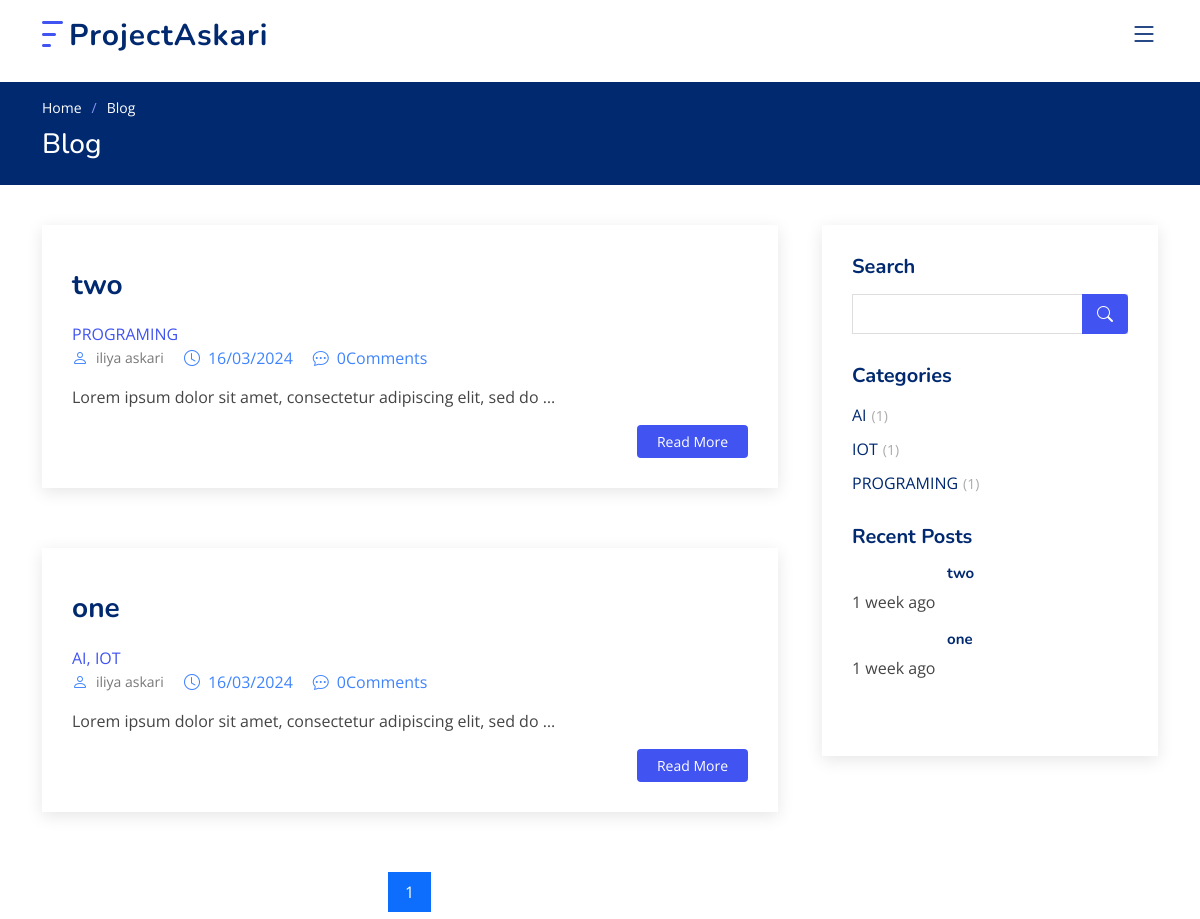
Before: /blog/ (upper part) with the older database file.
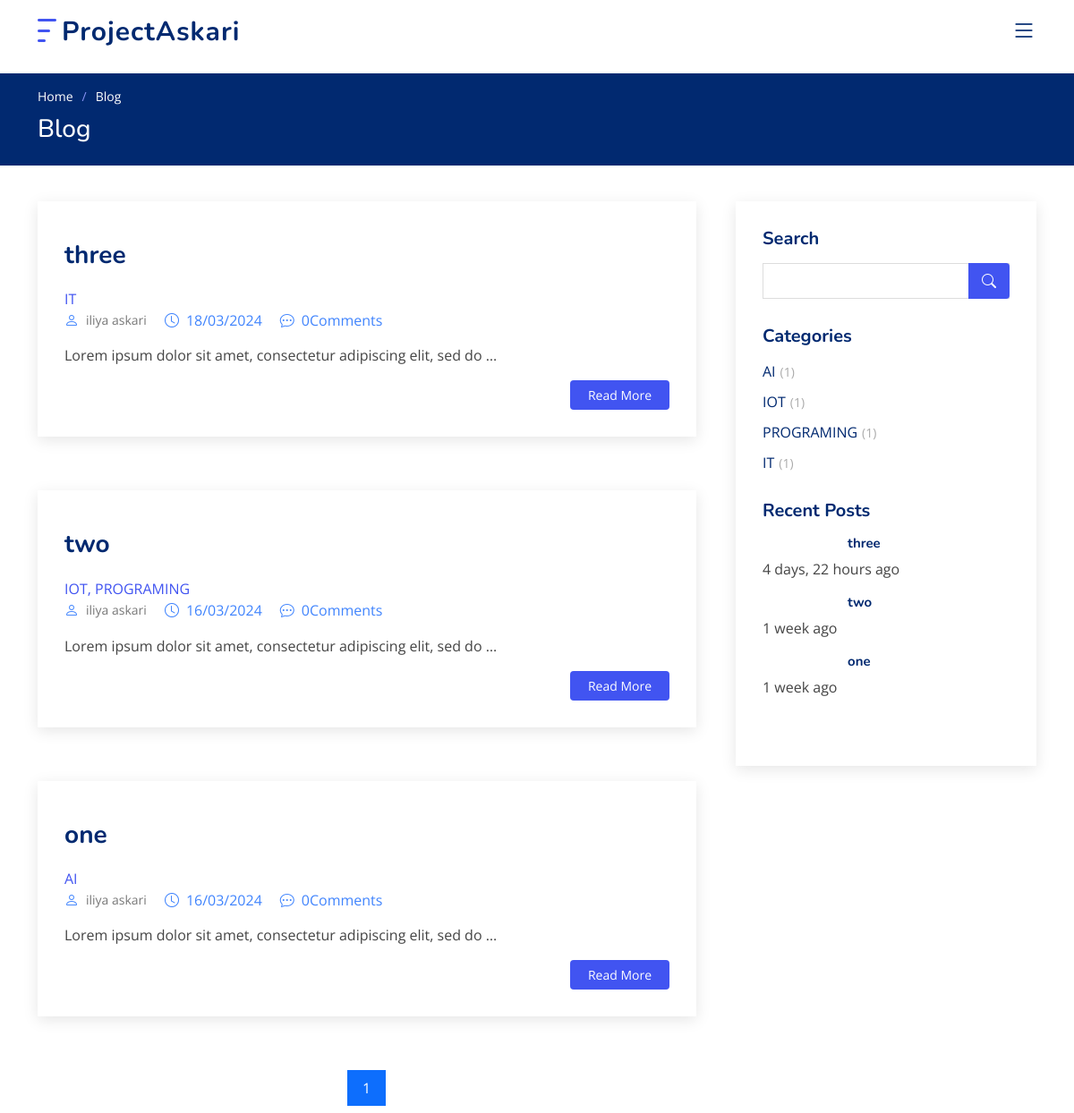
After: the same page with the newer database file.
### blog/models.py (models this page shows, shortened)
class Post(models.Model):
    image = models.ImageField(upload_to='blog/' , default='blog-1.jpg')
    title = models.CharField(max_length=255)
    author = models.ForeignKey(User, on_delete=models.SET_NULL , null=True)
    content = models.TextField()
    tag = TaggableManager()
    category = models.ManyToManyField(Category)
    counted_views = models.IntegerField(default=0)
    status = models.BooleanField(default=False)
    login_required = models.BooleanField(default=False)
    published_date = models.DateTimeField(null=True)
    created_date = models.DateTimeField(auto_now_add=True)
    uptodate = models.DateTimeField(auto_now=True)
    class Meta:
        ordering=['-created_date']

class Category(models.Model):
    name = models.CharField(max_length=255)

### blog/views.py (the view)
# urls.py: path('',blog_home,name='home'),
def blog_home(request , **kwargs):
    currnt_time = timezone.now()
    posts = Post.objects.filter(published_date__lte = currnt_time , status = 1)
    if kwargs.get('cat_name') != None:
        posts = posts.filter(category__name = kwargs['cat_name'])
    if kwargs.get('tag_name') != None:
        posts=posts.filter(tag__name__in=[kwargs['tag_name']])
    if kwargs.get('author_username') != None:
        posts = posts.filter(author__username =kwargs['author_username'])
    posts = Paginator( posts, 3)
    try :
        page_number = request.GET.get('page')
        posts = posts.get_page(page_number)
    except PageNotAnInteger:
        posts = posts.get_page(1)
    except EmptyPage :
        posts = posts.get_page(1)
    context = {'posts':posts }
    return render(request, 'blog/blog-home.html' , context)

### blog/templatetags/blog_tags.py (called while the page is built)
@register.inclusion_tag('blog/blog-caregories.html')
def postcategotys():
   currnt_time=timezone.now()
   posts = Post.objects.filter(status=1)
   categories = Category.objects.all()
   cat_dict = {}
   for category in categories:
      if posts.filter(category=category).exists():
         cat_dict[category.name] = posts.filter(category=category).count()
   return {'categories': cat_dict}

@register.inclusion_tag('blog/blog-recent-post.html')
def lastposts(arg=5):
    currnt_time=timezone.now()
    posts=Post.objects.filter(status=1 , published_date__lte=currnt_time).order_by('-published_date')[:arg]
    return {'posts':posts}

### templates/blog/blog-home.html (shortened to what this page needs)
{% extends "base.html" %}
{% load static %}
{% load blog_tags %}
{% block body %}
<main id="main">
  <section class="breadcrumbs">
    <div class="container">
      <ol>
        <li><a href="{% url 'web:index' %}">Home</a></li>
        <li>Blog</li>
      </ol>
      <h2>Blog</h2>
    </div>
  </section>
  <section id="blog" class="blog">
    <div class="container" data-aos="fade-up">
      <div class="row">
        <div class="col-lg-8 entries">
          {% for post in posts %}
          <article class="entry">
            <div class="entry-img">
            </div>
            <h2 class="entry-title">
              <a href="{% url 'blog:single'  pid=post.id%}">{{post.title}}</a>
            </h2>
            {% for cat in post.category.all %}
                <a href="{% url 'blog:category' cat_name=cat.name %}">{{cat.name}}{% if not forloop.last %},{% endif %}</a>
              {% endfor %}
            <div class="entry-meta">
              <ul>
                <li class="d-flex align-items-center"><i class="bi bi-person"></i> <a href="{% url 'blog:author' author_username=post.author.username %}">{{post.author.get_full_name}}</a></li>
                <li class="d-flex align-items-center"><i class="bi bi-clock"></i><time datetime="2020-01-01">{{post.published_date|date:"d/m/Y"}}</time></li>
                <li class="d-flex align-items-center"><i class="bi bi-chat-dots"></i>{{posts.comments|length}}Comments</a></li>
              </ul>
            </div>
            <div class="entry-content">
              <p>
                {{post.content|safe|truncatewords:10}}
              </p>
              <div class="read-more">
                <a href="{% url 'blog:single'  pid=post.id%}">Read More</a>
              </div>
            </div>
          </article>
          {% endfor %}
          <nav class="blog-pagination justify-content-center d-flex">
            <ul class="pagination">
                {% for i in posts.paginator.page_range %}
                    {% if posts.number == i %}
                        <li class="page-item active"><a href="?page={{i}}" class="page-link">{{i}}</a></li>
                    {% else %}
                        <li class="page-item"><a href="?page={{i}}" class="page-link">{{i}}</a></li>
                    {% endif %}
                {% endfor %}
            </ul>
        </nav>
        </div>
        <div class="col-lg-4">
          <div class="sidebar">
            {% include 'blog/blog-search.html' %}
            {% postcategotys %}
            {% lastposts %}
          </div>
        </div>
      </div>
    </div>
  </section>
</main>
{% endblock %}

### templates/base.html (shortened to what this page needs)
{% load static %}
{% load compress %}
<!DOCTYPE html>
<html lang="en">
<head>
    {% compress css %}
    <link href="{% static 'assets/vendor/aos/aos.css' %}" rel="stylesheet">
    <link href="{% static 'assets/vendor/bootstrap/css/bootstrap.min.css' %}" rel="stylesheet">
    <link href="{% static 'assets/vendor/bootstrap-icons/bootstrap-icons.css' %}" rel="stylesheet">
    <link href="{% static 'assets/vendor/glightbox/css/glightbox.min.css' %}" rel="stylesheet">
    <link href="{% static 'assets/vendor/remixicon/remixicon.css' %}" rel="stylesheet">
    <link href="{% static 'assets/vendor/swiper/swiper-bundle.min.css' %}" rel="stylesheet">
    <link href="{% static 'assets/css/style.css' %}" rel="stylesheet">
    {% endcompress %}
</head>
<body>
    <header id="header" class="header fixed-top">
        <div class="container-fluid container-xl d-flex align-items-center justify-content-between">
            <a href="{% url 'web:index' %}" class="logo d-flex align-items-center">
                <img src="{% static 'assets/img/logo.png' %}" alt="">
                <span>ProjectAskari</span>
            </a>
            <nav id="navbar" class="navbar">
                <i class="bi bi-list mobile-nav-toggle"></i>
            </nav>
        </div>
    </header>
    {% block body %}
    {% endblock %}
</body>
</html>

### templates/blog/blog-search.html
<h3 class="sidebar-title">Search</h3>
            <div class="sidebar-item search-form">
              <form action="{% url 'blog:search' %}" method="get">
                <input type="text" name="s">
                <button type="submit"><i class="bi bi-search"></i></button>
              </form>
            </div>

### templates/blog/blog-caregories.html
{% load static %}
{% load blog_tags %}
<h3 class="sidebar-title">Categories</h3>
<div class="sidebar-item categories">
  <ul>
    {% for name,count in categories.items %}
        <li><a href="{% url 'blog:category' cat_name=name %}">{{name}}<span>({{count}})</span></a></li>
        {% endfor %}
  </ul>
</div>

### templates/blog/blog-recent-post.html (shortened to what this page needs)
{% load static %}
{% load humanize %}
{% load blog_tags %}
<h3 class="sidebar-title">Recent Posts</h3>
            <div class="sidebar-item recent-posts">
              {% for post in posts %}
              <div class="post-item clearfix">
                <h4><a href="{% url 'blog:single'  pid=post.id %}">{{post.title}}</a></h4>
                <p>{{post.published_date|naturaltime}}</p>
                {% endfor %}
              </div>
            </div>

### statics/assets/css/style.css (style rules this page uses)
:root { scroll-behavior: smooth; }
body { font-family: "Open Sans", sans-serif; color: #444444; }
a { color: #4154f1; text-decoration: none; }
h1, h2, h3, h4, h5, h6 { font-family: "Nunito", sans-serif; }
section { padding: 60px 0; overflow: hidden; }
.breadcrumbs { padding: 15px 0; background: #012970; min-height: 40px; margin-top: 82px; color: #fff; }
.breadcrumbs h2 { font-size: 28px; font-weight: 500; }
.breadcrumbs ol { display: flex; flex-wrap: wrap; list-style: none; padding: 0 0 10px 0; margin: 0; font-size: 14px; }
.breadcrumbs ol a { color: #fff; transition: 0.3s; }
.breadcrumbs ol li+li { padding-left: 10px; }
.breadcrumbs ol li+li::before { display: inline-block; padding-right: 10px; color: #8894f6; content: "/"; }
.header { transition: all 0.5s; z-index: 997; padding: 20px 0; }
.header .logo { line-height: 0; }
.header .logo img { max-height: 40px; margin-right: 6px; }
.header .logo span { font-size: 30px; font-weight: 700; letter-spacing: 1px; color: #012970; font-family: "Nunito", sans-serif; margin-top: 3px; }
.navbar { padding: 0; }
.mobile-nav-toggle { color: #012970; font-size: 28px; cursor: pointer; display: none; line-height: 0; transition: 0.5s; }
@media (max-width: 1200px) { .mobile-nav-toggle { display: block; } }
.blog { padding: 40px 0 20px 0; }
.blog .entry { padding: 30px; margin-bottom: 60px; box-shadow: 0 4px 16px rgba(0, 0, 0, 0.1); }
.blog .entry .entry-img { max-height: 440px; margin: -30px -30px 20px -30px; overflow: hidden; }
.blog .entry .entry-title { font-size: 28px; font-weight: bold; padding: 0; margin: 0 0 20px 0; }
.blog .entry .entry-title a { color: #012970; transition: 0.3s; }
.blog .entry .entry-meta { margin-bottom: 15px; color: #4084fd; }
.blog .entry .entry-meta ul { display: flex; flex-wrap: wrap; list-style: none; align-items: center; padding: 0; margin: 0; }
.blog .entry .entry-meta ul li+li { padding-left: 20px; }
.blog .entry .entry-meta i { font-size: 16px; margin-right: 8px; line-height: 0; }
.blog .entry .entry-meta a { color: #777777; font-size: 14px; display: inline-block; line-height: 1; }
.blog .entry .entry-content p { line-height: 24px; }
.blog .entry .entry-content .read-more { -moz-text-align-last: right; text-align-last: right; }
.blog .entry .entry-content .read-more a { display: inline-block; background: #4154f1; color: #fff; padding: 6px 20px; transition: 0.3s; font-size: 14px; border-radius: 4px; }
.blog .blog-pagination { color: #024ed5; }
.blog .blog-pagination ul { display: flex; padding: 0; margin: 0; list-style: none; }
.blog .blog-pagination li { margin: 0 5px; transition: 0.3s; }
.blog .blog-pagination li a { color: #012970; padding: 7px 16px; display: flex; align-items: center; justify-content: center; }
.blog .blog-pagination li.active, .blog .blog-pagination li:hover { background: #4154f1; }
.blog .blog-pagination li.active a, .blog .blog-pagination li:hover a { color: #fff; }
.blog .sidebar { padding: 30px; margin: 0 0 60px 20px; box-shadow: 0 4px 16px rgba(0, 0, 0, 0.1); }
.blog .sidebar .sidebar-title { font-size: 20px; font-weight: 700; padding: 0 0 0 0; margin: 0 0 15px 0; color: #012970; position: relative; }
.blog .sidebar .sidebar-item { margin-bottom: 30px; }
.blog .sidebar .search-form form { background: #fff; border: 1px solid #ddd; padding: 3px 10px; position: relative; }
.blog .sidebar .search-form form input[type=text] { border: 0; padding: 4px; border-radius: 4px; width: calc(100% - 40px); }
.blog .sidebar .search-form form button { position: absolute; top: 0; right: 0; bottom: 0; border: 0; background: none; font-size: 16px; padding: 0 15px; margin: -1px; background: #4154f1; color: #fff; transition: 0.3s; border-radius: 0 4px 4px 0; line-height: 0; }
.blog .sidebar .search-form form button i { line-height: 0; }
.blog .sidebar .categories ul { list-style: none; padding: 0; }
.blog .sidebar .categories ul li+li { padding-top: 10px; }
.blog .sidebar .categories ul a { color: #012970; transition: 0.3s; }
.blog .sidebar .categories ul a span { padding-left: 5px; color: #aaaaaa; font-size: 14px; }
.blog .sidebar .recent-posts h4 { font-size: 15px; margin-left: 95px; font-weight: bold; }
.blog .sidebar .recent-posts h4 a { color: #012970; transition: 0.3s; }

Changed rows visible on the page:
added Post: title "three", author.get_full_name "iliya askari", published_date "18/03/2024", comments|length "0", content "Lorem ipsum dolor sit amet, consectetur adipiscing elit, sed do …", published_date "4 days, 22 hours ago"
now on this page (row unchanged): Category: name "IT", categories "IT", shown under "three"
changed Post "two": gains Category (name "IOT", categories "IOT")
changed Post "one": loses Category (name "IOT", categories "IOT")
shown differently, row unchanged: Category "AI": no longer shows ","
Other visible differences:
new list line: "( 1 )"
